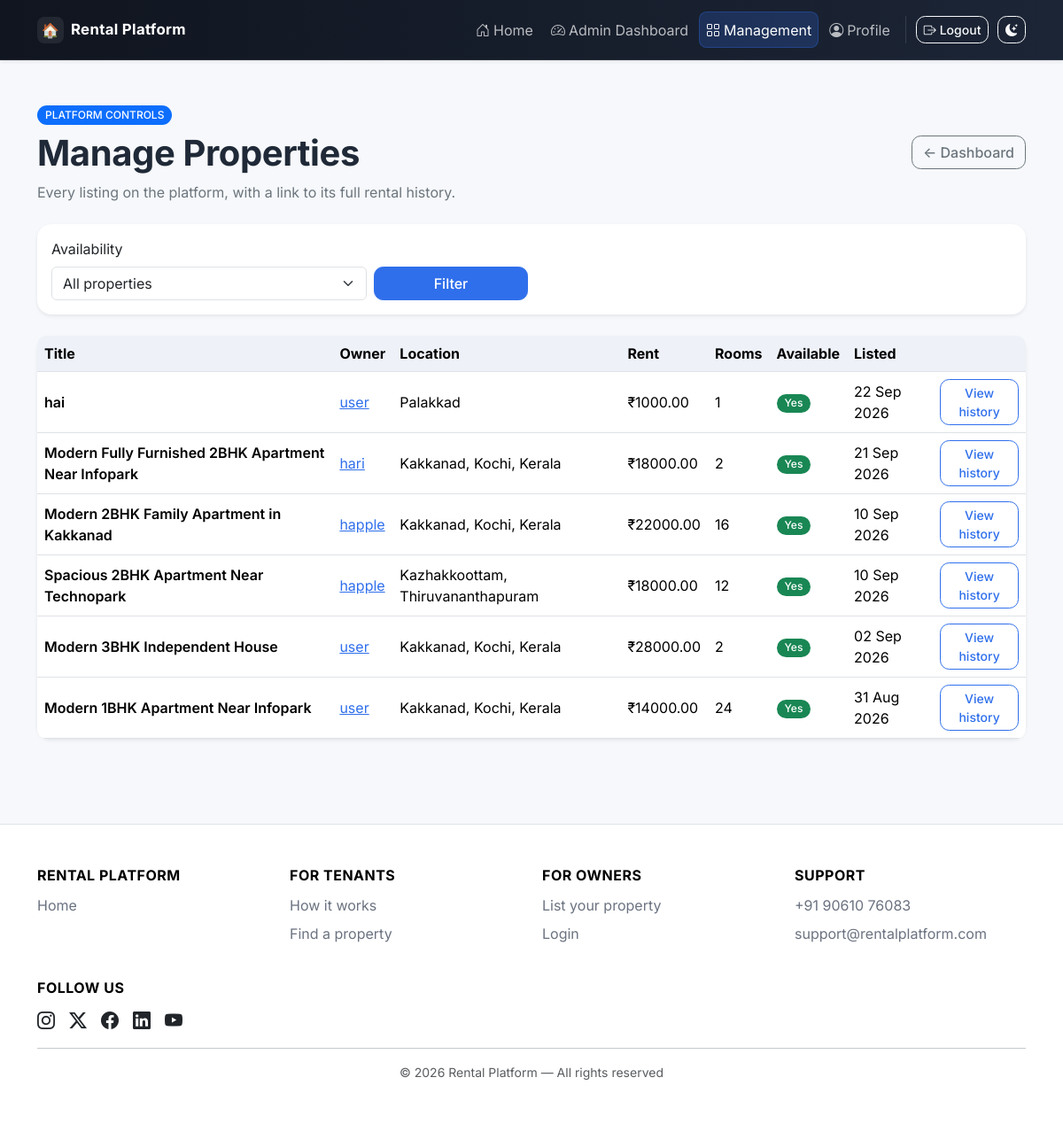
The page /admin-dashboard/properties/ (signed in) on the database its author committed.
### properties/models.py (models this page shows, shortened)
class Property(models.Model):
    class PropertyType(models.TextChoices):
        APARTMENT = "APARTMENT", "Apartment"
        HOUSE = "HOUSE", "House"
        VILLA = "VILLA", "Villa"
        STUDIO = "STUDIO", "Studio"
        PG = "PG", "PG / Shared Accommodation"
        OFFICE = "OFFICE", "Office"
        OTHER = "OTHER", "Other"
    owner = models.ForeignKey(
        settings.AUTH_USER_MODEL,
        on_delete=models.CASCADE,
        related_name="properties",
    )
    title = models.CharField(max_length=200)
    description = models.TextField()
    property_type = models.CharField(max_length=20, choices=PropertyType.choices)
    location = models.CharField(max_length=150, db_index=True)
    address = models.TextField()
    latitude = models.DecimalField(
        max_digits=9,
        decimal_places=6,
        null=True,
        blank=True,
        validators=[MinValueValidator(-90), MaxValueValidator(90)],
    )
    longitude = models.DecimalField(
        max_digits=9,
        decimal_places=6,
        null=True,
        blank=True,
        validators=[MinValueValidator(-180), MaxValueValidator(180)],
    )
    number_of_rooms = models.PositiveIntegerField(default=1)
    rent = models.DecimalField(max_digits=12, decimal_places=2, validators=[MinValueValidator(0)])
    available = models.BooleanField(default=True, db_index=True)
    amenities = models.ManyToManyField(Amenity, blank=True, related_name="properties")
    created_at = models.DateTimeField(auto_now_add=True)
    updated_at = models.DateTimeField(auto_now=True)
    class Meta:
        ordering = ["-created_at"]

### accounts/models.py (models this page shows, shortened)
class User(AbstractUser):
    class Role(models.TextChoices):
        ADMIN = "ADMIN", "Admin"
        OWNER = "OWNER", "Property Owner"
        TENANT = "TENANT", "Tenant"
        TECHNICIAN = "TECHNICIAN", "Technician"
    email = models.EmailField(unique=True)
    phone = models.CharField(max_length=15, blank=True)
    profile_image = models.ImageField(upload_to="profiles/", blank=True, null=True)
    role = models.CharField(max_length=10, choices=Role.choices, default=Role.TENANT)

### core/views.py (the view)
# urls.py: path("admin-dashboard/properties/", views.admin_properties, name="admin_properties"),
@login_required
def admin_properties(request):
    if not _admin_only(request):
        messages.error(request, "Admin access is required.")
        return redirect("accounts:dashboard")
    properties = Property.objects.select_related("owner").order_by("-created_at")
    availability = request.GET.get("available", "").strip()
    if availability == "yes":
        properties = properties.filter(available=True)
    elif availability == "no":
        properties = properties.filter(available=False)
    return render(request, "core/admin_properties.html", {
        "properties": properties,
        "selected_availability": availability,
    })

### core/views.py (called while the page is built)
def _admin_only(request):
    return request.user.is_authenticated and (request.user.is_superuser or request.user.role == User.Role.ADMIN)

### templates/core/admin_properties.html (shortened to what this page needs)
{% extends "base.html" %}
{% block content %}
<div class="container py-5">
  <div class="d-flex flex-wrap justify-content-between align-items-center gap-3 mb-4">
    <div>
      <span class="badge text-bg-primary">PLATFORM CONTROLS</span>
      <h1 class="fw-bold mt-2">Manage Properties</h1>
      <p class="text-secondary mb-0">Every listing on the platform, with a link to its full rental history.</p>
    </div>
    <a class="btn btn-outline-secondary" href="{% url 'core:admin_dashboard' %}">&larr; Dashboard</a>
  </div>
  <form class="card border-0 shadow-sm p-3 mb-4" method="get">
    <div class="row g-2 align-items-end">
      <div class="col-md-4">
        <label class="form-label">Availability</label>
        <select name="available" class="form-select">
          <option value="">All properties</option>
        </select>
      </div>
      <div class="col-md-2"><button class="btn btn-primary w-100">Filter</button></div>
    </div>
  </form>
  <div class="card border-0 shadow-sm">
    <div class="table-responsive">
      <table class="table align-middle mb-0">
        <thead>
          <tr><th>Title</th><th>Owner</th><th>Location</th><th>Rent</th><th>Rooms</th><th>Available</th><th>Listed</th><th></th></tr>
        </thead>
        <tbody>
          {% for property in properties %}
          <tr>
            <td class="fw-semibold">{{ property.title }}</td>
            <td><a href="{% url 'core:admin_user_detail' property.owner.pk %}">{{ property.owner.username }}</a></td>
            <td>{{ property.location }}</td>
            <td>₹{{ property.rent }}</td>
            <td>{{ property.number_of_rooms }}</td>
            <td>{% if property.available %}<span class="badge text-bg-success">Yes</span>{% else %}<span class="badge text-bg-secondary">No</span>{% endif %}</td>
            <td>{{ property.created_at|date:"d M Y" }}</td>
            <td><a class="btn btn-sm btn-outline-primary" href="{% url 'core:admin_property_detail' property.pk %}">View history</a></td>
          </tr>
          {% empty %}
          <tr><td colspan="8" class="text-center text-secondary py-5">No properties found.</td></tr>
          {% endfor %}
        </tbody>
      </table>
    </div>
  </div>
</div>
{% endblock %}

### static/css/style.css (style rules this page uses)
:root { --brand-primary: #2f6feb; --brand-primary-dark: #244fb0; --brand-accent: #10b981; --brand-warning: #f59e0b; --brand-danger: #ef4444; --brand-bg: #f6f8fb; --brand-card-border: #e7ebf1; --brand-text: #1f2937; --brand-text-muted: #6b7280; --brand-surface: #ffffff; --brand-surface-alt: #eef2f8; --brand-hero-start: #eaf1ff; --brand-hero-middle: #f5faff; --brand-hero-end: #ffffff; --radius-lg: 1rem; --radius-md: 0.65rem; --shadow-soft: 0 4px 16px rgba(17, 24, 39, 0.06); --shadow-hover: 0 10px 24px rgba(17, 24, 39, 0.12); }
body { min-height: 100vh; background-color: var(--brand-bg); color: var(--brand-text); font-family: "Inter", -apple-system, BlinkMacSystemFont, "Segoe UI", Roboto, sans-serif; }
h1, h2, h3, h4, h5, h6 { font-family: "Inter", -apple-system, BlinkMacSystemFont, "Segoe UI", Roboto, sans-serif; letter-spacing: -0.01em; }
.btn { border-radius: var(--radius-md); font-weight: 500; transition: transform 0.12s ease, box-shadow 0.12s ease, background-color 0.12s ease, border-color 0.12s ease; }
.btn-primary { background-color: var(--brand-primary); border-color: var(--brand-primary); }
.btn-outline-primary { color: var(--brand-primary); border-color: var(--brand-primary); }
.btn-outline-secondary, .btn-outline-danger, .btn-outline-light { font-weight: 500; }
.card { border-radius: var(--radius-lg); border: 1px solid var(--brand-card-border); box-shadow: var(--shadow-soft); transition: box-shadow 0.15s ease, transform 0.15s ease; }
form input, form select, form textarea { width: 100%; padding: 10px 12px; border: 1px solid var(--bs-border-color); border-radius: var(--radius-md); background-color: var(--bs-body-bg); color: var(--bs-body-color); }
.table { border-radius: var(--radius-md); overflow: hidden; }
.table td { vertical-align: middle; }
.table thead { --bs-table-bg: var(--brand-surface-alt); }
.badge { border-radius: 999px; font-weight: 500; padding: 0.4em 0.75em; }
main a:not(.btn):not(.nav-link):not(.navbar-brand):not(.dashboard-card) { color: var(--brand-primary); }

### rows shown on the page
Property: title "hai", owner.username "user", location "Palakkad", rent "1000.00", number_of_rooms "1", available "Yes", created_at "22 Sep 2026"
Property: title "Modern Fully Furnished 2BHK Apartment Near Infopark", owner.username "hari", location "Kakkanad, Kochi, Kerala", rent "18000.00", number_of_rooms "2", available "Yes", created_at "21 Sep 2026"
Property: title "Modern 2BHK Family Apartment in Kakkanad", owner.username "happle", location "Kakkanad, Kochi, Kerala", rent "22000.00", number_of_rooms "16", available "Yes", created_at "10 Sep 2026"
Property: title "Spacious 2BHK Apartment Near Technopark", owner.username "happle", location "Kazhakkoottam, Thiruvananthapuram", rent "18000.00", number_of_rooms "12", available "Yes", created_at "10 Sep 2026"
Property: title "Modern 3BHK Independent House", owner.username "user", location "Kakkanad, Kochi, Kerala", rent "28000.00", number_of_rooms "2", available "Yes", created_at "02 Sep 2026"
Property: title "Modern 1BHK Apartment Near Infopark", owner.username "user", location "Kakkanad, Kochi, Kerala", rent "14000.00", number_of_rooms "24", available "Yes", created_at "31 Aug 2026"
